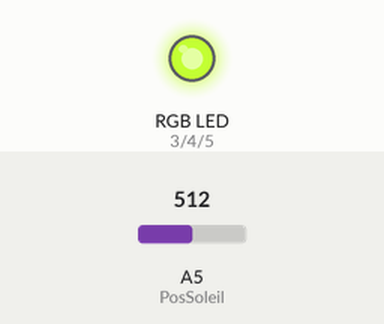
A sketch run on a simulated Arduino Uno, built with avr-gcc and run on an emulated ATmega328P. Parts: an RGB LED mixed from three pins (HIGH = lit). The inputs (shaded band) are chosen by the test bench; at power-on: A5 (PosSoleil) = 512. Dim RGB values are drawn brighter than linear; what the sketch prints to the serial monitor is not drawn.

Above: at 1.2 s.
1.3 s: A5 (PosSoleil) set to 105
At 2.1 s:
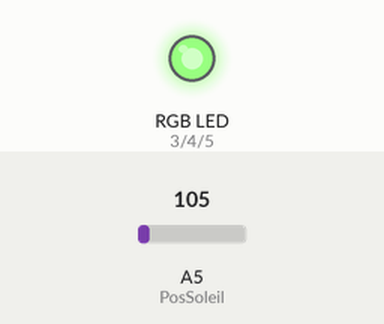
2.8 s: A5 (PosSoleil) set to 112
At 3.3 s:
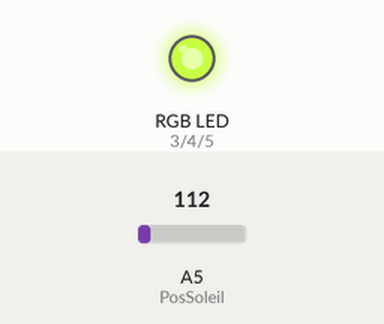
4.3 s: A5 (PosSoleil) set to 0
At 5.5 s:
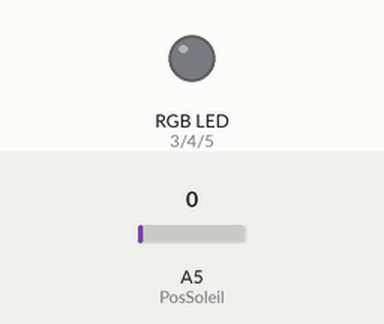
5.8 s: A5 (PosSoleil) set to 716
At 6.8 s:
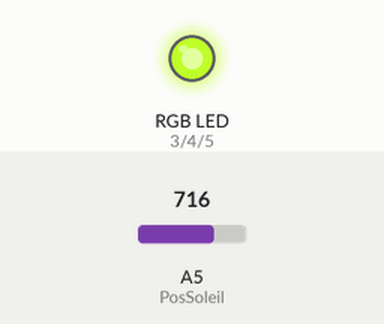
7.3 s: A5 (PosSoleil) set to 708
At 7.9 s:
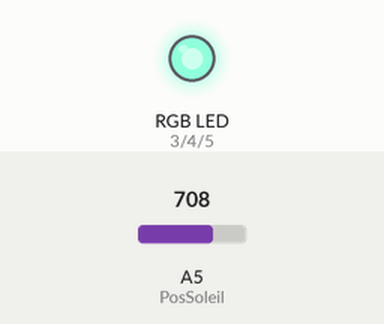
8.8 s: A5 (PosSoleil) set to 990
At 10.2 s:
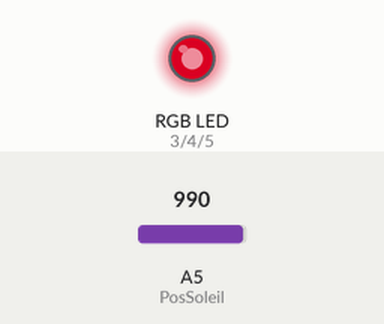
Timing chart, 0 to 11.3 s (numbered marks = the images above; inputs shaded):
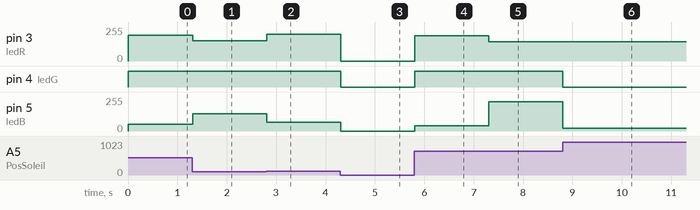

The sketch:

Soleil.ino
```cpp
// gestion des sorties
const int ledR = 3;
const int ledG = 4;
const int ledB = 5;
// gestion des entrées
const int potR = A1;
const int potG = A2;
const int potB = A4;
const int PosSoleil = A5;
// gestion des variable global
// boolean Etat = true; // true = Soleil et False = Lune à rajouter si juste changement d'état
int Position_Soleil = 0;
int choix =2;

void setup() {
  // put your setup code here, to run once:
  //Définition des sorties
  pinMode(ledR, OUTPUT);
  pinMode(ledG, OUTPUT);
  pinMode(ledB, OUTPUT);
  //Définition des entrées
  pinMode(potR, INPUT);
  pinMode(potG, INPUT);
  pinMode(potB, INPUT);
  //Gestion de la liaison série
  Serial.begin(115200);
  Serial.println("Hello");
}

void loop() {
  // put your main code here, to run repeatedly:
  if (choix ==1) {
  // commande Rouge
  int ValeurR = analogRead(potR);
  int ComR = map(ValeurR, 0,1023, 0 ,255);
  Serial.print("Valeur Rouge : ");
  Serial.print(ComR);
  Serial.print("\t");
  analogWrite(ledR, ComR);
// commande Vert
 int ValeurG = analogRead(potG);
 int ComG = map(ValeurG, 0,1023, 0 ,255);
 Serial.print("valeur Vert : ");
  Serial.print(ComG);
  Serial.print("\t");
 analogWrite(ledG, ComG);
// commande Blue
 int ValeurB = analogRead(potB);
 int ComB = map(ValeurB, 0,1023, 0 ,255);
 Serial.print("valeur Bleu : ");
 Serial.println(ComB);
 analogWrite(ledB, ComB);
  }
 if (choix == 2 ){
 PositionSoleil();
 }

}

void PositionSoleil () {
// récupérer la position du soleil
  int last_Pos_Soleil = Position_Soleil;
  Position_Soleil = analogRead(PosSoleil);
  //Position_Soleil = map(Position_Soleil, 0 , 1023 , 0 ,1023);
  Serial.print("Position du soleil ");
  Serial.println(Position_Soleil);
  //Serial.print("\t");
  //Serial.print("Etat : ");
  //Serial.println(Etat);
  //Allumer en soleil
  if ( (Position_Soleil >= 0 and Position_Soleil <= 115) and last_Pos_Soleil < Position_Soleil ) {  // pour gérer juste un changement d'état en buté remplacer le dernier et par ceci and Etat == 1
      // Création du fadding entre le matin et la journée
      int Red = map ( Position_Soleil , 0 , 115 , 180, 201);
      int Green = map ( Position_Soleil , 0 , 115 , 176, 255);
      int Blue = map ( Position_Soleil , 0 , 115 , 28, 69);
      affichage_Couleur(Red,Green,Blue,"Matin");
      ComLumiere(Red, Green, Blue);
  }
  if ( (Position_Soleil > 115 and Position_Soleil <= 980) and last_Pos_Soleil < Position_Soleil ) {  // pour gérer juste un changement d'état en buté remplacer le dernier et par ceci and Etat == 1
      // Création du fadding entre la journée et le soir
      int Red = map ( Position_Soleil , 115 , 980 , 201, 186);
      int Green = map ( Position_Soleil , 115 , 980 , 255, 153);
      int Blue = map ( Position_Soleil , 115 , 980 , 69, 28);
      affichage_Couleur(Red,Green,Blue,"Journee");
      ComLumiere(Red, Green, Blue);
  }
  if ( (Position_Soleil > 980 and Position_Soleil <= 1023) and last_Pos_Soleil < Position_Soleil ) {  // pour gérer juste un changement d'état en buté remplacer le dernier et par ceci and Etat == 1
      // Création du fadding entre le soir et la lune
      int Red = map ( Position_Soleil , 980 , 1023 , 186, 0);
      int Green = map ( Position_Soleil , 980 , 1023 , 153, 0);
      int Blue = map ( Position_Soleil , 980 , 1023 ,28, 0);
      affichage_Couleur(Red,Green,Blue,"Soiree");
      ComLumiere(Red, Green, Blue);
      if (Position_Soleil == 1023) {
      //Etat = false;  à rajouter si juste changement d'état
      }
  }
  //Allumer en Lune
  if ( (Position_Soleil <= 1023 and Position_Soleil >= 980) and last_Pos_Soleil > Position_Soleil ) {  // pour gérer juste un changement d'état en buté remplacer le dernier et par ceci and Etat == 0
      // Création du fadding entre le matin et la journée
      int Red = map ( Position_Soleil , 1023 , 980 , 90, 135);
      int Green = map ( Position_Soleil , 1023 , 980 ,168, 255);
      int Blue = map ( Position_Soleil , 1023 , 980 , 53, 255);
      affichage_Couleur(Red,Green,Blue,"Matin");
      ComLumiere(Red, Green, Blue);
  }
  if ( (Position_Soleil < 980 and Position_Soleil >= 115) and last_Pos_Soleil > Position_Soleil ) {  // pour gérer juste un changement d'état en buté remplacer le dernier et par ceci and Etat == 0
      // Création du fadding entre la journée et le soir
      int Red = map ( Position_Soleil , 980 , 115 , 135, 166);
      int Green = map ( Position_Soleil , 980 , 115 , 255, 234);
      int Blue = map ( Position_Soleil , 980 , 115 , 255, 140);
      affichage_Couleur(Red,Green,Blue,"Journee");
      ComLumiere(Red, Green, Blue);
  }
  if ( (Position_Soleil < 115 and Position_Soleil >= 0) and last_Pos_Soleil > Position_Soleil ) {  // pour gérer juste un changement d'état en buté remplacer le dernier et par ceci and Etat == 0
      // Création du fadding entre le soir et la lune
      int Red = map ( Position_Soleil , 115 , 0 , 166, 0);
      int Green = map ( Position_Soleil , 115 , 0 , 234, 0);
      int Blue = map ( Position_Soleil , 115 , 0 ,140, 0);
      affichage_Couleur(Red,Green,Blue,"Soiree");
      ComLumiere(Red, Green, Blue);
      if (Position_Soleil == 1023) {
      //Etat = false; à rajouter si juste changement d'état
      }
  }

}

void ComLumiere (int Red, int Green, int Blue) {
  analogWrite(ledR, Red);
  analogWrite(ledG, Green);
  analogWrite(ledB, Blue);
}

void affichage_Couleur (int Red, int Green, int Blue, char moment[]) {
      Serial.println(moment);
      Serial.print("Rouge : ");
      Serial.print(Red);
      Serial.print("\t");
      Serial.print("Vert : ");
      Serial.print(Green);
      Serial.print("\t");
      Serial.print("Bleu : ");
      Serial.println(Blue);
}
```

Measured:
- the behaviour switches between 105 and 106 on A5 (PosSoleil) (found by bisection; images 1 and 2)
- the behaviour switches between 716 and 715 on A5 (PosSoleil) (found by bisection; images 4 and 5)
- after the input at 1.3 s, pin 3 (ledR): 195/255 → 152/255 at once; pin 5 (ledB): 51/255 → 128/255 at once
- after the input at 2.8 s, pin 3 (ledR): 152/255 → 200/255 at once; pin 5 (ledB): 128/255 → 67/255 at once
- after the input at 4.3 s, pin 3 (ledR): 200/255 → 0/255 at once; pin 4 (ledG): HIGH → LOW at once; pin 5 (ledB): 67/255 → 0/255 at once
- after the input at 5.8 s, pin 3 (ledR): 0/255 → 191/255 at once; pin 4 (ledG): LOW → HIGH at once; pin 5 (ledB): 0/255 → 41/255 at once
- after the input at 7.3 s, pin 3 (ledR): 191/255 → 144/255 at once; pin 5 (ledB): 41/255 → 219/255 at once
- after the input at 8.8 s, pin 3 (ledR): 144/255 → 143/255 at once; pin 4 (ledG): HIGH → LOW at once; pin 5 (ledB): 219/255 → 22/255 at once
